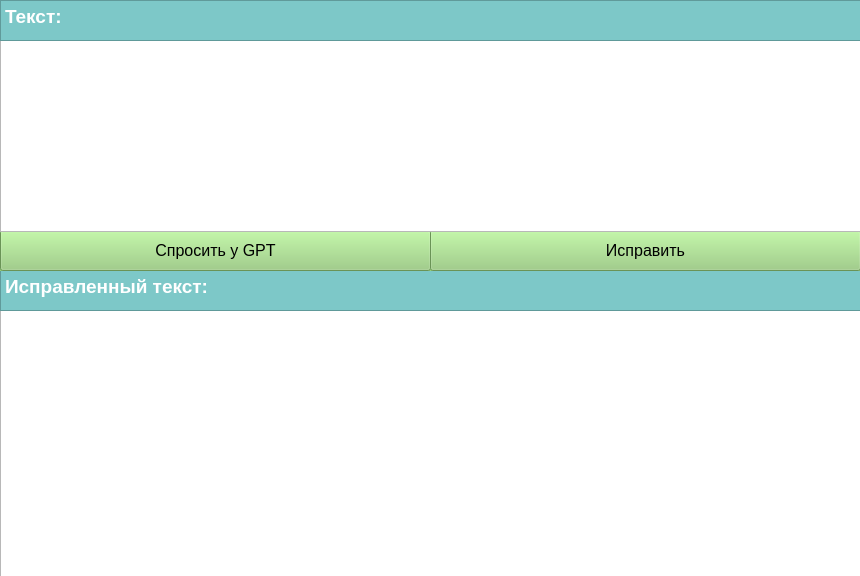
<?xml version="1.0" encoding="UTF-8"?>
<ui version="4.0">
 <class>MainWindow</class>
 <widget class="QMainWindow" name="MainWindow">
  <property name="geometry">
   <rect>
    <x>0</x>
    <y>0</y>
    <width>860</width>
    <height>576</height>
   </rect>
  </property>
  <property name="windowTitle">
   <string>MainWindow</string>
  </property>
  <widget class="QWidget" name="centralwidget">
   <widget class="QTextEdit" name="textEdit_2">
    <property name="geometry">
     <rect>
      <x>0</x>
      <y>310</y>
      <width>861</width>
      <height>271</height>
     </rect>
    </property>
    <property name="font">
     <font>
      <family>Segoe UI</family>
      <pointsize>12</pointsize>
      <weight>50</weight>
      <italic>false</italic>
      <bold>false</bold>
     </font>
    </property>
    <property name="styleSheet">
     <string notr="true"/>
    </property>
   </widget>
   <widget class="QTextBrowser" name="textBrowser">
    <property name="geometry">
     <rect>
      <x>0</x>
      <y>270</y>
      <width>861</width>
      <height>41</height>
     </rect>
    </property>
    <property name="styleSheet">
     <string notr="true">background-color: rgb(125, 200, 200);
</string>
    </property>
    <property name="html">
     <string>&lt;!DOCTYPE HTML PUBLIC &quot;-//W3C//DTD HTML 4.0//EN&quot; &quot;http://www.w3.org/TR/REC-html40/strict.dtd&quot;&gt;
&lt;html&gt;&lt;head&gt;&lt;meta name=&quot;qrichtext&quot; content=&quot;1&quot; /&gt;&lt;style type=&quot;text/css&quot;&gt;
p, li { white-space: pre-wrap; }
&lt;/style&gt;&lt;/head&gt;&lt;body style=&quot; font-family:'MS Shell Dlg 2'; font-size:8.25pt; font-weight:400; font-style:normal;&quot;&gt;
&lt;p style=&quot; margin-top:0px; margin-bottom:0px; margin-left:0px; margin-right:0px; -qt-block-indent:0; text-indent:0px;&quot;&gt;&lt;span style=&quot; font-size:14pt; font-weight:600; color:#ffffff;&quot;&gt;Исправленный текст:&lt;/span&gt;&lt;/p&gt;&lt;/body&gt;&lt;/html&gt;</string>
    </property>
   </widget>
   <widget class="QFrame" name="frame">
    <property name="geometry">
     <rect>
      <x>430</x>
      <y>230</y>
      <width>431</width>
      <height>41</height>
     </rect>
    </property>
    <property name="styleSheet">
     <string notr="true">background-color: rgb(85, 255, 0);
background-color: rgb(148, 206, 120);</string>
    </property>
    <property name="frameShape">
     <enum>QFrame::NoFrame</enum>
    </property>
    <property name="frameShadow">
     <enum>QFrame::Raised</enum>
    </property>
    <widget class="QPushButton" name="pushButton">
     <property name="geometry">
      <rect>
       <x>0</x>
       <y>0</y>
       <width>431</width>
       <height>41</height>
      </rect>
     </property>
     <property name="font">
      <font>
       <family>Segoe UI</family>
       <pointsize>12</pointsize>
       <stylestrategy>PreferAntialias</stylestrategy>
      </font>
     </property>
     <property name="styleSheet">
      <string notr="true">gridline-color: rgb(0, 0, 0);</string>
     </property>
     <property name="text">
      <string>Исправить</string>
     </property>
    </widget>
   </widget>
   <widget class="QFrame" name="frame_2">
    <property name="geometry">
     <rect>
      <x>0</x>
      <y>230</y>
      <width>431</width>
      <height>41</height>
     </rect>
    </property>
    <property name="styleSheet">
     <string notr="true">background-color: rgb(85, 255, 0);
background-color: rgb(148, 206, 120);</string>
    </property>
    <property name="frameShape">
     <enum>QFrame::NoFrame</enum>
    </property>
    <property name="frameShadow">
     <enum>QFrame::Raised</enum>
    </property>
    <widget class="QPushButton" name="pushButton_2">
     <property name="geometry">
      <rect>
       <x>0</x>
       <y>0</y>
       <width>431</width>
       <height>41</height>
      </rect>
     </property>
     <property name="font">
      <font>
       <family>Segoe UI</family>
       <pointsize>12</pointsize>
       <stylestrategy>PreferAntialias</stylestrategy>
      </font>
     </property>
     <property name="styleSheet">
      <string notr="true">gridline-color: rgb(0, 0, 0);</string>
     </property>
     <property name="text">
      <string>Спросить у GPT</string>
     </property>
    </widget>
   </widget>
   <widget class="QTextEdit" name="textEdit_3">
    <property name="geometry">
     <rect>
      <x>0</x>
      <y>40</y>
      <width>861</width>
      <height>192</height>
     </rect>
    </property>
    <property name="font">
     <font>
      <family>Segoe UI</family>
      <pointsize>12</pointsize>
      <weight>50</weight>
      <italic>false</italic>
      <bold>false</bold>
     </font>
    </property>
    <property name="styleSheet">
     <string notr="true"/>
    </property>
   </widget>
   <widget class="QTextBrowser" name="textBrowser_2">
    <property name="geometry">
     <rect>
      <x>0</x>
      <y>0</y>
      <width>861</width>
      <height>41</height>
     </rect>
    </property>
    <property name="styleSheet">
     <string notr="true">background-color: rgb(125, 200, 200);
</string>
    </property>
    <property name="html">
     <string>&lt;!DOCTYPE HTML PUBLIC &quot;-//W3C//DTD HTML 4.0//EN&quot; &quot;http://www.w3.org/TR/REC-html40/strict.dtd&quot;&gt;
&lt;html&gt;&lt;head&gt;&lt;meta name=&quot;qrichtext&quot; content=&quot;1&quot; /&gt;&lt;style type=&quot;text/css&quot;&gt;
p, li { white-space: pre-wrap; }
&lt;/style&gt;&lt;/head&gt;&lt;body style=&quot; font-family:'MS Shell Dlg 2'; font-size:8.25pt; font-weight:400; font-style:normal;&quot;&gt;
&lt;p style=&quot; margin-top:0px; margin-bottom:0px; margin-left:0px; margin-right:0px; -qt-block-indent:0; text-indent:0px;&quot;&gt;&lt;span style=&quot; font-size:14pt; font-weight:600; color:#ffffff;&quot;&gt;Текст:&lt;/span&gt;&lt;/p&gt;&lt;/body&gt;&lt;/html&gt;</string>
    </property>
   </widget>
   <widget class="QLabel" name="label">
    <property name="geometry">
     <rect>
      <x>820</x>
      <y>0</y>
      <width>41</width>
      <height>41</height>
     </rect>
    </property>
    <property name="styleSheet">
     <string notr="true">background-image: url(:/l/ChatGPT_logo.svg.png);</string>
    </property>
    <property name="text">
     <string/>
    </property>
    <property name="pixmap">
     <pixmap resource="photo_2023-10-09_22-22-51.qrc">:/l/ChatGPT_logo.svg.png</pixmap>
    </property>
    <property name="scaledContents">
     <bool>true</bool>
    </property>
   </widget>
  </widget>
 </widget>
 <resources>
  <include location="photo_2023-10-09_22-22-51.qrc"/>
 </resources>
 <connections/>
</ui>
